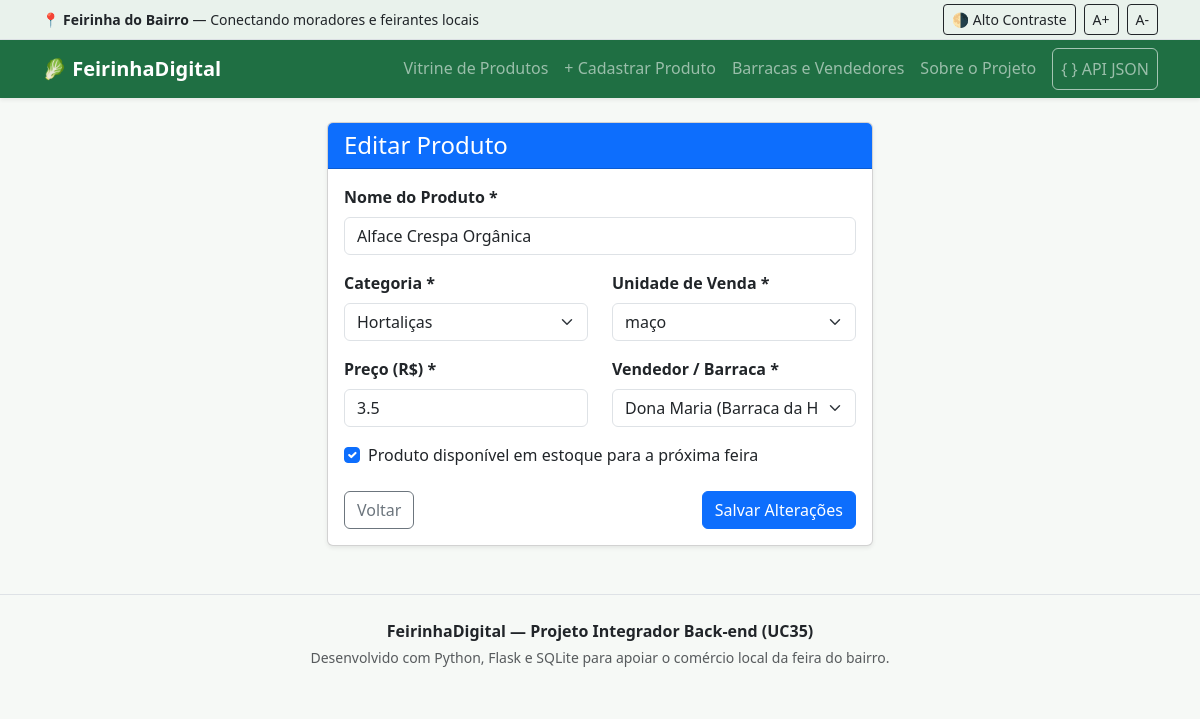
Page /produtos/editar/1 on the committed database.
### tables this page shows
CREATE TABLE produtos (
        id INTEGER PRIMARY KEY AUTOINCREMENT,
        nome TEXT NOT NULL,
        categoria TEXT NOT NULL,
        preco REAL NOT NULL,
        unidade TEXT NOT NULL,
        disponivel INTEGER NOT NULL DEFAULT 1,
        vendedor_id INTEGER NOT NULL,
        FOREIGN KEY (vendedor_id) REFERENCES vendedores (id) ON DELETE CASCADE
    );

CREATE TABLE vendedores (
        id INTEGER PRIMARY KEY AUTOINCREMENT,
        nome TEXT NOT NULL,
        barraca TEXT NOT NULL,
        telefone TEXT NOT NULL,
        dia_feira TEXT NOT NULL
    );

### app.py (the view, shortened to what this page needs)
@app.route("/produtos/editar/<int:id>", methods=["GET", "POST"])
def editar_produto(id):
    conexao = conectar_banco()
    cursor = conexao.cursor()
    cursor.execute("SELECT * FROM produtos WHERE id = ?", (id,))
    produto = cursor.fetchone()
    cursor.execute("SELECT * FROM vendedores ORDER BY nome")
    vendedores = cursor.fetchall()
    conexao.close()
    categorias = ["Frutas", "Legumes", "Hortaliças", "Laticínios e Caseiros", "Outros"]
    return render_template(
        "editar_produto.html",
        produto=produto,
        vendedores=vendedores,
        categorias=categorias,
    )

### app.py (called while the page is built)
def conectar_banco():
    conexao = sqlite3.connect(BANCO)
    conexao.row_factory = sqlite3.Row
    conexao.execute("PRAGMA foreign_keys = ON")
    return conexao

### templates/editar_produto.html
{% extends "base.html" %}
{% block conteudo %}
<div class="row justify-content-center">
    <div class="col-md-8 col-lg-6">
        <div class="card shadow-sm">
            <div class="card-header bg-primary text-white">
                <h1 class="h4 mb-0">Editar Produto</h1>
            </div>
            <div class="card-body">
                <form method="POST" action="{{ url_for('editar_produto', id=produto.id) }}">
                    <div class="mb-3">
                        <label for="nome" class="form-label fw-bold">Nome do Produto *</label>
                        <input type="text" class="form-control" id="nome" name="nome" value="{{ produto.nome }}" required>
                    </div>
                    <div class="row">
                        <div class="col-md-6 mb-3">
                            <label for="categoria" class="form-label fw-bold">Categoria *</label>
                            <select class="form-select" id="categoria" name="categoria" required>
                                {% for cat in categorias %}
                                    <option value="{{ cat }}" {% if cat == produto.categoria %}selected{% endif %}>
                                        {{ cat }}
                                    </option>
                                {% endfor %}
                            </select>
                        </div>
                        <div class="col-md-6 mb-3">
                            <label for="unidade" class="form-label fw-bold">Unidade de Venda *</label>
                            <select class="form-select" id="unidade" name="unidade" required>
                                {% for un in ['kg', 'maço', 'dúzia', 'bandeja', 'unidade'] %}
                                    <option value="{{ un }}" {% if un == produto.unidade %}selected{% endif %}>
                                        {{ un }}
                                    </option>
                                {% endfor %}
                            </select>
                        </div>
                    </div>
                    <div class="row">
                        <div class="col-md-6 mb-3">
                            <label for="preco" class="form-label fw-bold">Preço (R$) *</label>
                            <input type="number" step="0.01" min="0.10" class="form-control" id="preco" name="preco" value="{{ produto.preco }}" required>
                        </div>
                        <div class="col-md-6 mb-3">
                            <label for="vendedor_id" class="form-label fw-bold">Vendedor / Barraca *</label>
                            <select class="form-select" id="vendedor_id" name="vendedor_id" required>
                                {% for v in vendedores %}
                                    <option value="{{ v.id }}" {% if v.id == produto.vendedor_id %}selected{% endif %}>
                                        {{ v.nome }} ({{ v.barraca }})
                                    </option>
                                {% endfor %}
                            </select>
                        </div>
                    </div>
                    <div class="form-check mb-4">
                        <input class="form-check-input" type="checkbox" id="disponivel" name="disponivel" {% if produto.disponivel %}checked{% endif %}>
                        <label class="form-check-label" for="disponivel">
                            Produto disponível em estoque para a próxima feira
                        </label>
                    </div>
                    <div class="d-flex justify-content-between">
                        <a href="{{ url_for('index') }}" class="btn btn-outline-secondary">Voltar</a>
                        <button type="submit" class="btn btn-primary">Salvar Alterações</button>
                    </div>
                </form>
            </div>
        </div>
    </div>
</div>
{% endblock %}

### static/style.css (style rules this page uses)
body { background-color: #f6f9f6; color: #212529; font-family: system-ui, -apple-system, "Segoe UI", Roboto, sans-serif; }

### rows in the picture
produtos: nome "Alface Crespa Orgânica", categoria "Hortaliças", unidade "maço", preco "3.5", vendedor_id "Dona Maria (Barraca da Horta (Setor A))", disponivel "☑"
